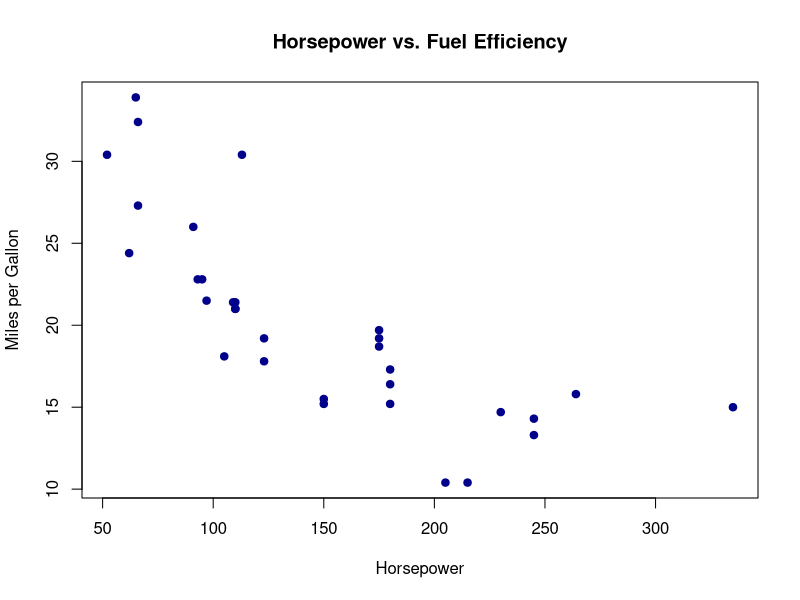

Here is the R script that generated this plot:
## ---- chunk 1
# Load the mtcars dataset
data(mtcars)

# Create a scatter plot
plot(mtcars$hp, mtcars$mpg, 
     main="Horsepower vs. Fuel Efficiency",
     xlab="Horsepower", 
     ylab="Miles per Gallon",
     pch=19, 
     col="darkblue")
## ---- chunk 2
2 + 2
